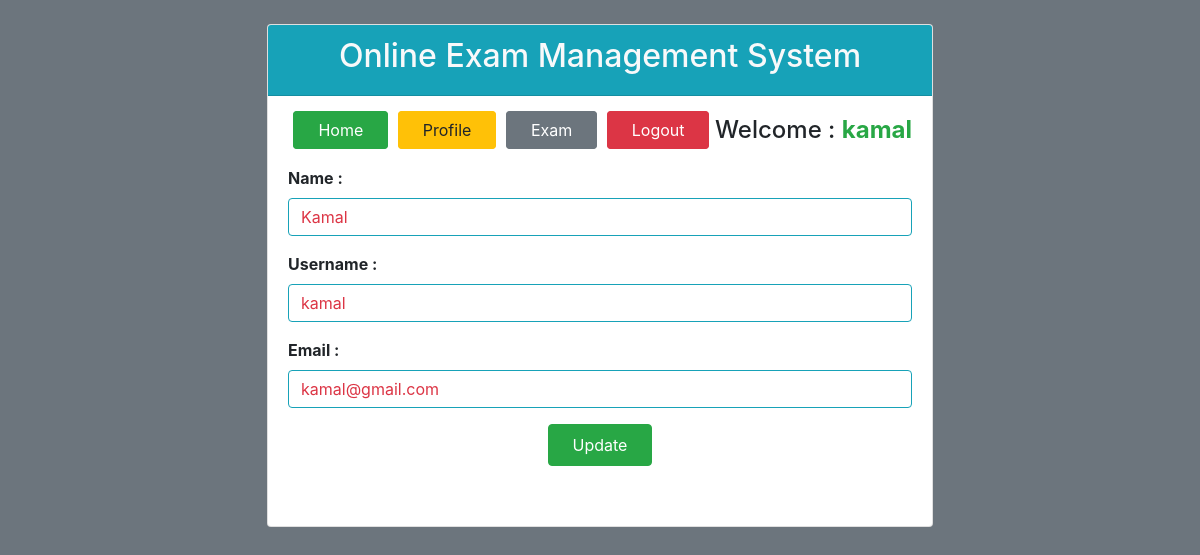
Page /profile.php (signed in) on the committed database.
### tables this page shows
CREATE TABLE `tbl_user` (
  `userid` int(11) NOT NULL,
  `name` varchar(50) NOT NULL,
  `username` varchar(30) NOT NULL,
  `password` varchar(32) NOT NULL,
  `email` varchar(255) NOT NULL,
  `status` int(11) NOT NULL
);

### database.php (called while the page is built, shortened)
<?php
class Database
{
	public $host   = DB_HOST;
	public $user   = DB_USER;
	public $pass   = DB_PASS;
	public $dbname = DB_NAME;
	public $link;
	private function connectDB(){
		$this->link = new mysqli($this->host,$this->user,$this->pass,$this->dbname);
	}
	public function select($query){
		$result = $this->link->query($query) or die($this->link->error.__LINE__);
		if ($result->num_rows > 0) {
			return $result;
		}else{
			return false;
		}
	}
}
?>

### session.php (called while the page is built, shortened)
<?php
	class Session
	{
		public static function get($key){
			if (isset($_SESSION[$key])) {
				return $_SESSION[$key];
			}else{
				return false;
			}
		}
	}
?>

### user.php (called while the page is built, shortened)
<?php
	require_once 'database.php';
	require_once 'session.php';
class User
{
	public $db;
	function __construct()
	{
		$this->db = new Database();
	}
	public function UserProfile($userid){
		$query 	= "SELECT * FROM tbl_user WHERE userid = '$userid' ";
		$result = $this->db->select($query);
		 if($result!=false){
		 	return $result;
		 }
	}
}
?>

### profile.php (the view, shortened to what this page needs)
<?php
  require_once 'session.php';
  require_once 'user.php';
  $user = new User();
  $userid = Session::get("userid");
?>
<!DOCTYPE html>
<html lang="en">
<head>
  <link rel="stylesheet" href="https://maxcdn.bootstrapcdn.com/bootstrap/4.3.1/css/bootstrap.min.css">
  <link rel="stylesheet" href="https://use.fontawesome.com/releases/v5.6.3/css/all.css"></head>
<body class="bg-secondary">
  <div class="container mt-4" align="center">
    <div class="card" style="width: 60%">
      <div class="card-header text-light text-center bg-info">
      	<h2>Online Exam Management System</h2>
      </div>
      <div class="card-body">
      		<?php require_once 'uhead.php';?>
          <form method="POST">
            <?php
              $data = $user->UserProfile($userid);
              if ($data) {
                  $result = mysqli_fetch_assoc($data);
            ?>
          <div class="form-group">
            <strong><label style="float:left">Name : </label></strong>
            <input class="form-control text-danger" type="text" name="name" id="name" value="<?php echo $result['name']; ?>" >
          </div>
          <div class="form-group">
            <strong><label style="float:left">Username : </label></strong>
            <input class="form-control text-danger" type="text" name="uname" id="uname" value="<?php echo $result['username']; ?>" >
          </div>
          <div class="form-group">
            <strong><label style="float:left">Email : </label></strong>
            <input class="form-control text-danger" type="text" name="email" id="email" value="<?php echo $result['email']; ?>" >
          </div>
          <div class="form-group">
            <input class="btn btn-success px-4 py-2" type="submit" name="updBtn" id="updBtn" value="Update"><br><br>
          </div>
        </form>
      <?php } ?>
      </div>
    </div>
  </div>
</body>
</html>

### profile.php (style rules this page uses)
input[type='text'] { border : 1px solid #17a2b8; }

### rows in the picture
tbl_user: name "Kamal", uname "kamal", email "kamal@gmail.com"

### other values in the picture
$username "kamal"
